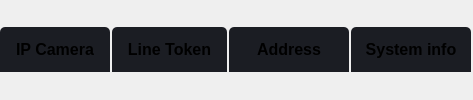
                        <widget class="QFrame" name="frame_setting_top">
                         <property name="minimumSize">
                          <size>
                           <width>0</width>
                           <height>50</height>
                          </size>
                         </property>
                         <property name="frameShadow">
                          <enum>QFrame::Raised</enum>
                         </property>
                         <layout class="QHBoxLayout" name="layout_frame_setting_top">
                          <property name="spacing">
                           <number>2</number>
                          </property>
                          <property name="margin">
                           <number>0</number>
                          </property>
                          <item>
                           <widget class="QPushButton" name="btn_setting_camera">
                            <property name="minimumSize">
                             <size>
                              <width>110</width>
                              <height>45</height>
                             </size>
                            </property>
                            <property name="maximumSize">
                             <size>
                              <width>110</width>
                              <height>45</height>
                             </size>
                            </property>
                            <property name="font">
                             <font>
                              <pointsize>12</pointsize>
                              <weight>75</weight>
                              <bold>true</bold>
                             </font>
                            </property>
                            <property name="styleSheet">
                             <string notr="true">QPushButton {
	background-position: center;
	background-repeat: no-reperat;
	background-color: rgb(27, 29, 35);
	border-top-left-radius: 5px;
	border-top-right-radius: 5px;
}
QPushButton:hover {
	background-color: rgb(33, 37, 43);
}
QPushButton:pressed {	
	background-color: rgb(85, 170, 255);
}</string>
                            </property>
                            <property name="text">
                             <string>IP Camera</string>
                            </property>
                           </widget>
                          </item>
                          <item>
                           <widget class="QPushButton" name="btn_setting_line_token">
                            <property name="minimumSize">
                             <size>
                              <width>115</width>
                              <height>45</height>
                             </size>
                            </property>
                            <property name="maximumSize">
                             <size>
                              <width>115</width>
                              <height>45</height>
                             </size>
                            </property>
                            <property name="font">
                             <font>
                              <pointsize>12</pointsize>
                              <weight>75</weight>
                              <bold>true</bold>
                             </font>
                            </property>
                            <property name="styleSheet">
                             <string notr="true">QPushButton {
	background-position: center;
	background-repeat: no-reperat;
	background-color: rgb(27, 29, 35);
	border-top-left-radius: 5px;
	border-top-right-radius: 5px;
}
QPushButton:hover {
	background-color: rgb(33, 37, 43);
}
QPushButton:pressed {	
	background-color: rgb(85, 170, 255);
}</string>
                            </property>
                            <property name="text">
                             <string>Line Token</string>
                            </property>
                           </widget>
                          </item>
                          <item>
                           <widget class="QPushButton" name="btn_setting_address">
                            <property name="minimumSize">
                             <size>
                              <width>120</width>
                              <height>45</height>
                             </size>
                            </property>
                            <property name="maximumSize">
                             <size>
                              <width>120</width>
                              <height>45</height>
                             </size>
                            </property>
                            <property name="font">
                             <font>
                              <pointsize>12</pointsize>
                              <weight>75</weight>
                              <bold>true</bold>
                             </font>
                            </property>
                            <property name="styleSheet">
                             <string notr="true">QPushButton {
	background-position: center;
	background-repeat: no-reperat;
	background-color: rgb(27, 29, 35);
	border-top-left-radius: 5px;
	border-top-right-radius: 5px;
}
QPushButton:hover {
	background-color: rgb(33, 37, 43);
}
QPushButton:pressed {	
	background-color: rgb(85, 170, 255);
}</string>
                            </property>
                            <property name="text">
                             <string>Address</string>
                            </property>
                           </widget>
                          </item>
                          <item>
                           <widget class="QPushButton" name="btn_setting_system_info">
                            <property name="minimumSize">
                             <size>
                              <width>120</width>
                              <height>45</height>
                             </size>
                            </property>
                            <property name="maximumSize">
                             <size>
                              <width>120</width>
                              <height>45</height>
                             </size>
                            </property>
                            <property name="font">
                             <font>
                              <pointsize>12</pointsize>
                              <weight>75</weight>
                              <bold>true</bold>
                             </font>
                            </property>
                            <property name="styleSheet">
                             <string notr="true">QPushButton {
	background-position: center;
	background-repeat: no-reperat;
	background-color: rgb(27, 29, 35);
	border-top-left-radius: 5px;
	border-top-right-radius: 5px;
}
QPushButton:hover {
	background-color: rgb(33, 37, 43);
}
QPushButton:pressed {	
	background-color: rgb(85, 170, 255);
}</string>
                            </property>
                            <property name="text">
                             <string>System info</string>
                            </property>
                           </widget>
                          </item>
                          <item>
                           <widget class="QFrame" name="frame_blank_setting">
                            <property name="frameShadow">
                             <enum>QFrame::Raised</enum>
                            </property>
                           </widget>
                          </item>
                         </layout>
                        </widget>
